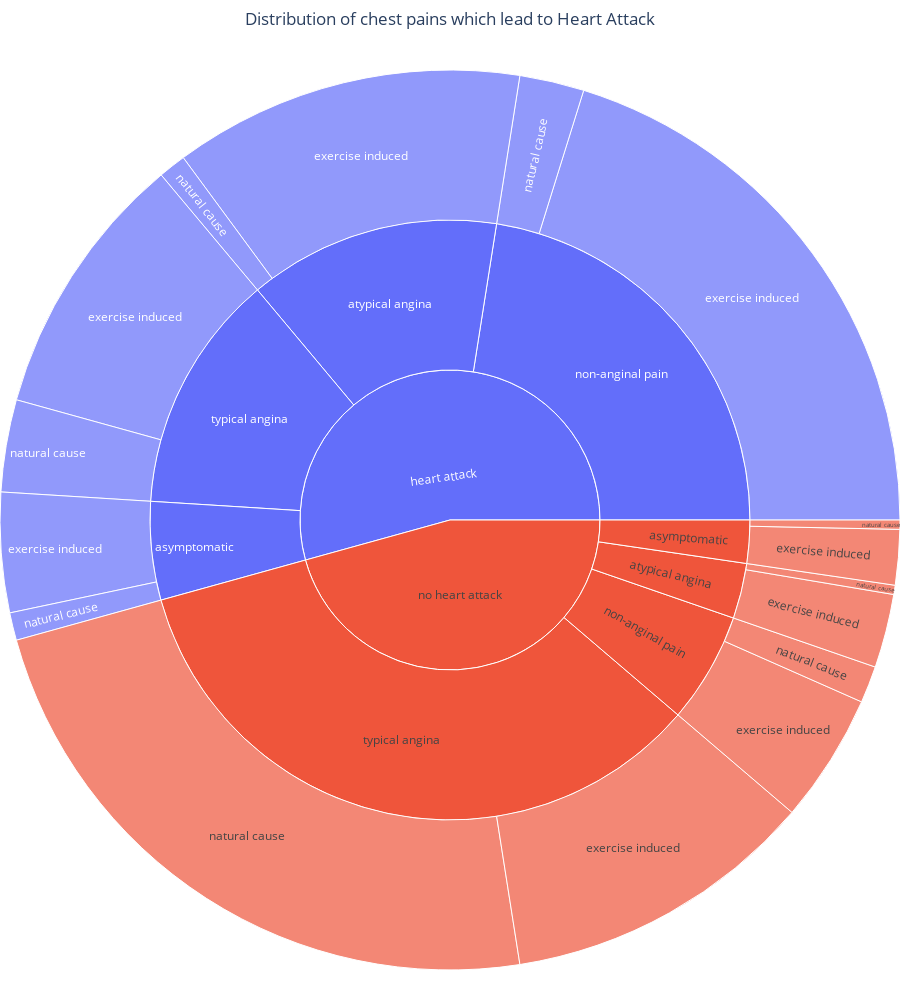

This figure's notebook cell:
### Markdown cell above
**Most people fall into the age range of 40 to 62 years.**

### Code cell
chest_pain_map = {
    0: 'typical angina',
    1: 'atypical angina',
    2: 'non-anginal pain',
    3: 'asymptomatic',
}

exr_ind = {
    0: 'exercise induced',
    1: 'natural cause'
}

heart_attack = {
    0: 'no heart attack',
    1: 'heart attack'
}

df_sunburst = df[['cp', 'exng', 'output']].copy(deep =True)
df_sunburst.cp = df_sunburst.cp.map(chest_pain_map)
df_sunburst.exng = df_sunburst.exng.map(exr_ind)
df_sunburst.output = df_sunburst.output.map(heart_attack)

fig = px.sunburst(
    df_sunburst,
    path=['output', 'cp','exng'],
    height = 1000,
)

fig.update_layout(
    title =dict(
        text= 'Distribution of chest pains which lead to Heart Attack ',
        x =0.5
    ),
    margin = dict(t=50, l=0, r=0, b=10)
    )
fig.show()

### Figure 1 — Plotly figure (JSON) as saved in the notebook; plotly's stock layout.template omitted (floating-point values rounded to 4 significant figures)
{"data": [{"branchvalues": "total", "domain": {"x": [0, 1], "y": [0, 1]}, "hovertemplate": "labels=%{label}<br>count=%{value}<br>parent=%{parent}<br>id=%{id}<extra></extra>", "ids": ["heart attack/asymptomatic/exercise induced", "no heart attack/asymptomatic/exercise induced", "heart attack/atypical angina/exercise induced", "no heart attack/atypical angina/exercise induced", "heart attack/non-anginal pain/exercise induced", "no heart attack/non-anginal pain/exercise induced", "heart attack/typical angina/exercise induced", "no heart attack/typical angina/exercise induced", "heart attack/asymptomatic/natural cause", "no heart attack/asymptomatic/natural cause", "heart attack/atypical angina/natural cause", "no heart attack/atypical angina/natural cause", "heart attack/non-anginal pain/natural cause", "no heart attack/non-anginal pain/natural cause", "heart attack/typical angina/natural cause", "no heart attack/typical angina/natural cause", "heart attack/asymptomatic", "no heart attack/asymptomatic", "heart attack/atypical angina", "no heart attack/atypical angina", "heart attack/non-anginal pain", "no heart attack/non-anginal pain", "heart attack/typical angina", "no heart attack/typical angina", "heart attack", "no heart attack"], "labels": ["exercise induced", "exercise induced", "exercise induced", "exercise induced", "exercise induced", "exercise induced", "exercise induced", "exercise induced", "natural cause", "natural cause", "natural cause", "natural cause", "natural cause", "natural cause", "natural cause", "natural cause", "asymptomatic", "asymptomatic", "atypical angina", "atypical angina", "non-anginal pain", "non-anginal pain", "typical angina", "typical angina", "heart attack", "no heart attack"], "name": "", "parents": ["heart attack/asymptomatic", "no heart attack/asymptomatic", "heart attack/atypical angina", "no heart attack/atypical angina", "heart attack/non-anginal pain", "no heart attack/non-anginal pain", "heart attack/typical angina", "no heart attack/typical angina", "heart attack/asymptomatic", "no heart attack/asymptomatic", "heart attack/atypical angina", "no heart attack/atypical angina", "heart attack/non-anginal pain", "no heart attack/non-anginal pain", "heart attack/typical angina", "no heart attack/typical angina", "heart attack", "no heart attack", "heart attack", "no heart attack", "heart attack", "no heart attack", "heart attack", "no heart attack", "", ""], "type": "sunburst", "values": [13, 6, 38, 8, 61, 14, 29, 34, 3, 1, 3, 1, 7, 4, 10, 70, 16, 7, 41, 9, 68, 18, 39, 104, 164, 138]}], "layout": {"height": 1000, "legend": {"tracegroupgap": 0}, "margin": {"b": 10, "l": 0, "r": 0, "t": 50}, "title": {"text": "Distribution of chest pains which lead to Heart Attack ", "x": 0.5}}}
